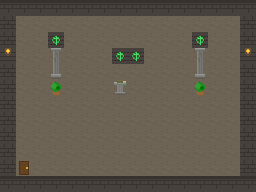

This game map was drawn from its Tiled (.tmx) file and the tilesets committed beside it. A one-line description and the trimmed map source follow:
An orthogonal 16x12 tile map with 16x16 px tiles, 3 tile layers (ground, structures, decorations), 1 hidden layer not drawn and 2 objects (door_exit, spawn).

<map version="1.5" orientation="orthogonal" renderorder="right-down" width="16" height="12" tilewidth="16" tileheight="16" infinite="0" nextobjectid="3" nextlayerid="7">
 <tileset firstgid="1" name="indoor_tileset" tilewidth="16" tileheight="16" tilecount="82" columns="82">
  <image source="../../assets/tilesets/indoor_tileset.png" width="1312" height="16" />
  <tile id="4">
   <properties>
    <property name="solid" type="bool" value="true" />
   </properties>
  </tile>
  <tile id="5">
   <properties>
    <property name="solid" type="bool" value="true" />
   </properties>
  </tile>
  <tile id="6">
   <properties>
    <property name="solid" type="bool" value="true" />
   </properties>
  </tile>
  <tile id="7">
   <properties>
    <property name="solid" type="bool" value="true" />
   </properties>
  </tile>
  <tile id="8">
   <properties>
    <property name="solid" type="bool" value="true" />
   </properties>
  </tile>
  <tile id="9">
   <properties>
    <property name="solid" type="bool" value="true" />
   </properties>
  </tile>
  <tile id="10">
   <properties>
    <property name="solid" type="bool" value="true" />
   </properties>
  </tile>
  <tile id="11">
   <properties>
    <property name="solid" type="bool" value="true" />
   </properties>
  </tile>
  <tile id="15">
   <properties>
    <property name="solid" type="bool" value="true" />
   </properties>
  </tile>
  <tile id="16">
   <properties>
    <property name="solid" type="bool" value="true" />
   </properties>
  </tile>
  <tile id="17">
   <properties>
    <property name="solid" type="bool" value="true" />
   </properties>
  </tile>
  <tile id="19">
   <properties>
    <property name="solid" type="bool" value="true" />
   </properties>
  </tile>
  <tile id="22">
   <properties>
    <property name="solid" type="bool" value="true" />
   </properties>
  </tile>
  <tile id="23">
   <properties>
    <property name="solid" type="bool" value="true" />
   </properties>
  </tile>
  <tile id="24">
   <properties>
    <property name="solid" type="bool" value="true" />
   </properties>
  </tile>
  <tile id="25">
   <properties>
    <property name="solid" type="bool" value="true" />
   </properties>
  </tile>
  <tile id="27">
   <properties>
    <property name="solid" type="bool" value="true" />
   </properties>
  </tile>
  <tile id="28">
   <properties>
    <property name="solid" type="bool" value="true" />
   </properties>
  </tile>
  <tile id="29">
   <properties>
    <property name="solid" type="bool" value="true" />
   </properties>
  </tile>
  <tile id="30">
   <properties>
    <property name="solid" type="bool" value="true" />
   </properties>
  </tile>
  <tile id="31">
   <properties>
    <property name="solid" type="bool" value="true" />
   </properties>
  </tile>
  <tile id="32">
   <properties>
    <property name="solid" type="bool" value="true" />
   </properties>
  </tile>
  <tile id="33">
   <properties>
    <property name="solid" type="bool" value="true" />
   </properties>
  </tile>
  <tile id="34">
   <properties>
    <property name="solid" type="bool" value="true" />
   </properties>
  </tile>
  <tile id="35">
   <properties>
    <property name="solid" type="bool" value="true" />
   </properties>
  </tile>
  <tile id="37">
   <properties>
    <property name="solid" type="bool" value="true" />
   </properties>
  </tile>
  <tile id="38">
   <properties>
    <property name="solid" type="bool" value="true" />
   </properties>
  </tile>
  <tile id="39">
   <properties>
    <property name="solid" type="bool" value="true" />
   </properties>
  </tile>
  <tile id="41">
   <properties>
    <property name="solid" type="bool" value="true" />
   </properties>
  </tile>
  <tile id="42">
   <properties>
    <property name="solid" type="bool" value="true" />
   </properties>
  </tile>
  <tile id="43">
   <properties>
    <property name="solid" type="bool" value="true" />
   </properties>
  </tile>
  <tile id="44">
   <properties>
    <property name="solid" type="bool" value="true" />
   </properties>
  </tile>
  <tile id="45">
   <properties>
    <property name="solid" type="bool" value="true" />
   </properties>
  </tile>
  <tile id="70">
   <properties>
    <property name="solid" type="bool" value="true" />
   </properties>
  </tile>
  <tile id="71">
   <properties>
    <property name="solid" type="bool" value="true" />
   </properties>
  </tile>
  <tile id="72">
   <properties>
    <property name="solid" type="bool" value="true" />
   </properties>
  </tile>
  <tile id="73">
   <properties>
    <property name="solid" type="bool" value="true" />
   </properties>
  </tile>
  <tile id="74">
   <properties>
    <property name="solid" type="bool" value="true" />
   </properties>
  </tile>
  <tile id="75">
   <properties>
    <property name="solid" type="bool" value="true" />
   </properties>
  </tile>
  <tile id="76">
   <properties>
    <property name="solid" type="bool" value="true" />
   </properties>
  </tile>
  <tile id="77">
   <properties>
    <property name="solid" type="bool" value="true" />
   </properties>
  </tile>
  <tile id="78">
   <properties>
    <property name="solid" type="bool" value="true" />
   </properties>
  </tile>
  <tile id="79">
   <properties>
    <property name="solid" type="bool" value="true" />
   </properties>
  </tile>
  <tile id="80">
   <properties>
    <property name="solid" type="bool" value="true" />
   </properties>
  </tile>
 </tileset>
 <layer id="1" name="ground" width="16" height="12">
  <data>[192 cells, 192 non-empty, 1 distinct tile ids]</data>
 </layer>
 <layer id="2" name="structures" width="16" height="12">
  <data>[192 cells, 64 non-empty, 9 distinct tile ids]</data>
 </layer>
 <objectgroup id="3" name="objects" />
 <layer id="4" name="collision" width="16" height="12" visible="0">
  <data>[192 cells, 63 non-empty, 1 distinct tile ids]</data>
 </layer>
 <objectgroup id="5" name="triggers">
  <object id="1" x="16" y="160" width="16" height="16" type="door_exit">
   <properties>
    <property name="target_map" value="nanhulou_f2" />
    <property name="spawn_point" value="nanhulou_f2_secret_return" />
    <property name="auto_trigger" type="bool" value="true" />
    <property name="transition_type" value="indoor_exit" />
   </properties>
  </object>
  <object id="2" x="112" y="128" width="32" height="32" type="spawn">
   <properties>
    <property name="spawn_id" value="nanhulou_secret_entrance" />
   </properties>
  </object>
 </objectgroup>
 <layer id="6" name="decorations" width="16" height="12">
  <data>[192 cells, 0 non-empty, 0 distinct tile ids]</data>
 </layer>
</map>
